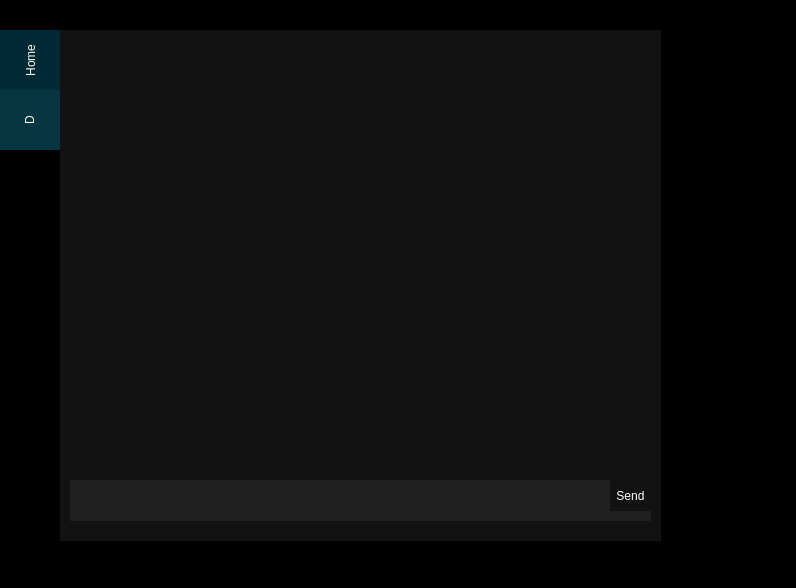
<?xml version="1.0" encoding="UTF-8"?>
<ui version="4.0">
 <class>LiteVoiceClass</class>
 <widget class="QMainWindow" name="LiteVoiceClass">
  <property name="geometry">
   <rect>
    <x>0</x>
    <y>0</y>
    <width>796</width>
    <height>588</height>
   </rect>
  </property>
  <property name="windowTitle">
   <string>LiteVoice</string>
  </property>
  <property name="windowOpacity">
   <double>0.999999000000000</double>
  </property>
  <property name="styleSheet">
   <string notr="true">background: #000000</string>
  </property>
  <property name="animated">
   <bool>false</bool>
  </property>
  <property name="tabShape">
   <enum>QTabWidget::Rounded</enum>
  </property>
  <widget class="QWidget" name="centralWidget">
   <widget class="QTabWidget" name="tabWidgetMain">
    <property name="geometry">
     <rect>
      <x>0</x>
      <y>30</y>
      <width>811</width>
      <height>551</height>
     </rect>
    </property>
    <property name="font">
     <font>
      <family>Segoe UI</family>
      <pointsize>9</pointsize>
     </font>
    </property>
    <property name="toolTip">
     <string>SownBanana</string>
    </property>
    <property name="autoFillBackground">
     <bool>false</bool>
    </property>
    <property name="styleSheet">
     <string notr="true">QTabWidget::pane {
  color: #fffaea;
  background: #121212;
  font.bold: true;
} 

QTabBar::tab {
  size: 20px;
  color: #fffaea;
  background: rgb(0,43,54); 
  width: 60px;
  height: 60px;
  font.bold: true;
} 

QTabBar::tab:selected { 
  background: rgb(7,54,66); 
}
</string>
    </property>
    <property name="tabPosition">
     <enum>QTabWidget::West</enum>
    </property>
    <property name="currentIndex">
     <number>1</number>
    </property>
    <widget class="QWidget" name="tab">
     <property name="toolTip">
      <string/>
     </property>
     <attribute name="title">
      <string>Home</string>
     </attribute>
    </widget>
    <widget class="QWidget" name="tab_2">
     <property name="toolTip">
      <string>Duongvat</string>
     </property>
     <attribute name="title">
      <string>D</string>
     </attribute>
     <widget class="QScrollArea" name="viewMss">
      <property name="geometry">
       <rect>
        <x>0</x>
        <y>0</y>
        <width>601</width>
        <height>511</height>
       </rect>
      </property>
      <property name="styleSheet">
       <string notr="true">border: none;
background: #121212</string>
      </property>
      <property name="widgetResizable">
       <bool>true</bool>
      </property>
      <widget class="QWidget" name="scrollAreaWidgetContents">
       <property name="geometry">
        <rect>
         <x>0</x>
         <y>0</y>
         <width>601</width>
         <height>511</height>
        </rect>
       </property>
       <widget class="QLineEdit" name="edtlnMess">
        <property name="geometry">
         <rect>
          <x>10</x>
          <y>450</y>
          <width>581</width>
          <height>41</height>
         </rect>
        </property>
        <property name="styleSheet">
         <string notr="true">border: none;
radius: 10px;
background: #202020;
color: white;
rightPadding: 20px;
leftPadding: 20px;
font.pixelSize: 20px;
</string>
        </property>
       </widget>
       <widget class="QPushButton" name="btnSend">
        <property name="geometry">
         <rect>
          <x>550</x>
          <y>450</y>
          <width>41</width>
          <height>31</height>
         </rect>
        </property>
        <property name="styleSheet">
         <string notr="true">color: white;</string>
        </property>
        <property name="text">
         <string>Send</string>
        </property>
       </widget>
      </widget>
     </widget>
    </widget>
   </widget>
   <widget class="QLineEdit" name="lnedtSearch">
    <property name="geometry">
     <rect>
      <x>0</x>
      <y>10</y>
      <width>211</width>
      <height>20</height>
     </rect>
    </property>
    <property name="styleSheet">
     <string notr="true">color: white</string>
    </property>
   </widget>
  </widget>
 </widget>
 <layoutdefault spacing="6" margin="11"/>
 <resources>
  <include location="LiteVoice.qrc"/>
 </resources>
 <connections/>
 <slots>
  <slot>sendMess()</slot>
  <slot>getMess()</slot>
 </slots>
</ui>
